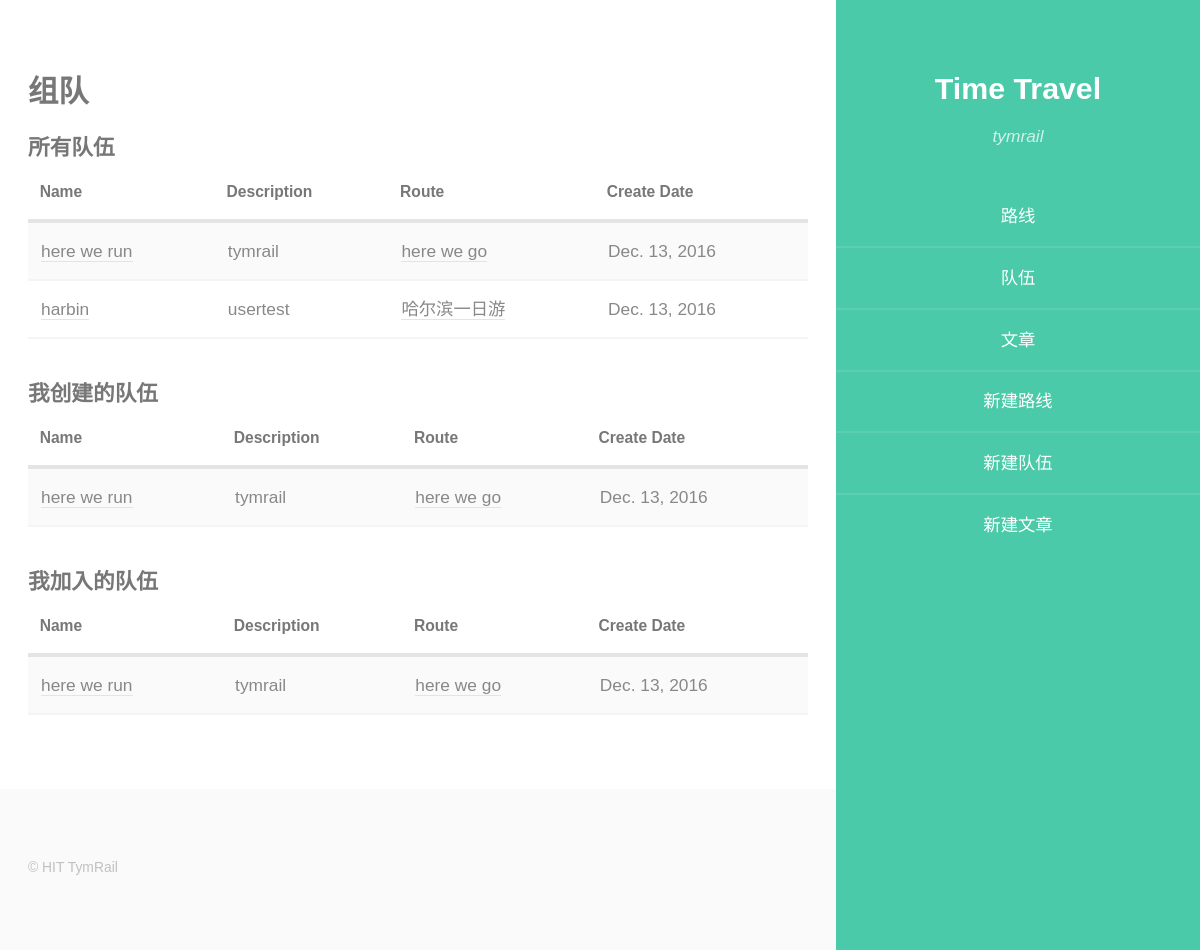
The page /show_teams/ (signed in) on the database its author committed.
### authonline/models.py (models this page shows, shortened)
class Team(models.Model):
    team_id = models.AutoField(primary_key=True)
    team_name = models.CharField(max_length=32, default='')
    team_creator = models.ForeignKey(
        User,
        related_name='team_creator',
    )
    team_member = models.ManyToManyField(
        TeamRelation,
        related_name='team_member',
    )
    team_create_time = models.DateField(auto_now_add=True)
    team_modified_time = models.DateField(auto_now=True)
    team_closed = models.BooleanField(default=False)
    team_route = models.ForeignKey(
        Route,
        related_name='team_route',
    )

class Route(models.Model):
    route_id = models.AutoField(primary_key=True)
    route_name = models.CharField(max_length=64, default='')
    route_detail = models.CharField(max_length=512)
    route_creator = models.ForeignKey(
        User,
        related_name='route_creator',
    )
    route_owner = models.ManyToManyField(
        RouteRelation,
        related_name='route_owner',
    )
    route_popular = models.IntegerField(default=0)
    route_create_time = models.DateField(auto_now_add=True)
    route_modified_time = models.DateField(auto_now=True)
    route_keywords = models.CharField(max_length=40, default='')
    def __str__(self):
        return self.route_name

### travel/views.py (the view)
# urls.py: url(r'^show_teams/$', travelviews.show_teams, name='show_teams'),
def show_teams(request):
    user = request.user if request.user.is_authenticated() else None
    all_teams = Team.objects.all().order_by('-team_modified_time')[:10]
    content = {'all_teams': all_teams}
    if user is not None:
        teams_create = Team.objects.filter(team_creator=user)
        teams_relation_member = TeamRelation.objects.filter(team_relation_member=user)
        teams_member = list()
        for team_relation in teams_relation_member:
            team_exact = Team.objects.filter(team_id__exact=team_relation.team_relation_id)
            if len(team_exact) > 0:
                teams_member.append(team_exact[0])
        content['teams_create'] = teams_create
        content['teams_member'] = teams_member
    return render(request, 'travel/show_teams.html', content)

### travel/templates/travel/show_teams.html (shortened to what this page needs)
{% extends "base/base_person.html" %}
{% load staticfiles %}
{% block content %}
<div id="main">
                <section id="five">
							<div class="container">
								<h3>组队</h3>
								<section>
									<h4>所有队伍</h4>
									<div class="table-wrapper">
										<table>
											<thead>
												<tr>
													<th>Name</th>
													<th>Description</th>
													<th>Route</th>
                                                    <th>Create Date</th>
												</tr>
											</thead>
											<tbody>
                                                {% for team in all_teams %}
												<tr>
													<td>
                                                        <a href="/team_detail/?team_id={{ team.team_id }}">
                                                            {{ team.team_name }}
                                                        </a>
                                                    </td>
													<td>
                                                        {{ team.team_creator }}
                                                    </td>
													<td>
                                                        <a href="/route_detail/?route_id={{ team.team_route_id }}">
                                                            {{ team.team_route }}
                                                        </a>
                                                    </td>
                                                    <td>{{ team.team_create_time }}</td>
												</tr>
                                                {% endfor %}
											</tbody>
										</table>
									</div>
                                    <h4>我创建的队伍</h4>
                                    <div class="table-wrapper">
										<table>
											<thead>
												<tr>
													<th>Name</th>
													<th>Description</th>
													<th>Route</th>
                                                    <th>Create Date</th>
												</tr>
											</thead>
											<tbody>
                                                {% for team in teams_create %}
												<tr>
													<td>
                                                        <a href="/team_detail/?team_id={{ team.team_id }}">
                                                            {{ team.team_name }}
                                                        </a>
                                                    </td>
													<td>
                                                        {{ team.team_creator }}
                                                    </td>
													<td>
                                                        <a href="/route_detail/?route_id={{ team.team_route_id }}">
                                                            {{ team.team_route }}
                                                        </a>
                                                    </td>
                                                    <td>{{ team.team_create_time }}</td>
												</tr>
                                                {% endfor %}
											</tbody>
										</table>
									</div>
                                    <h4>我加入的队伍</h4>
                                    <div class="table-wrapper">
										<table>
											<thead>
												<tr>
													<th>Name</th>
													<th>Description</th>
													<th>Route</th>
                                                    <th>Create Date</th>
												</tr>
											</thead>
											<tbody>
                                                {% for team in teams_member %}
												<tr>
													<td>
                                                        <a href="/team_detail/?team_id={{ team.team_id }}">
                                                            {{ team.team_name }}
                                                        </a>
                                                    </td>
													<td>
                                                        {{ team.team_creator }}
                                                    </td>
													<td>
                                                        <a href="/route_detail/?route_id={{ team.team_route_id }}">
                                                            {{ team.team_route }}
                                                        </a>
                                                    </td>
                                                    <td>{{ team.team_create_time }}</td>
												</tr>
                                                {% endfor %}
											</tbody>
										</table>
									</div>
								</section>
							</div>
						</section>
				</div>
{% endblock %}

### templates/base/base_person.html (shortened to what this page needs)
{% load staticfiles %}
{% load staticfiles %}
<!DOCTYPE HTML>
<html>
	<head>
        <link rel="stylesheet" href="{% static 'personal/css/skel.css' %}" />
        <link rel="stylesheet" href="{% static 'personal/css/style.css' %}" />
        <link rel="stylesheet" href="{% static 'personal/css/style-xlarge.css' %}" />
	</head>
	<body>
		<div id="wrapper">
				<section id="header" class="skel-layers-fixed">
					<header>
						<h1 id="logo"><a href="#">Time Travel</a></h1>
						<p>{{ user.username }}</p>
					</header>
					<nav id="nav">
						<ul>
							<li><a href="{% url 'show_routes' %}">路线</a></li>
							<li><a href="{% url 'show_teams' %}">队伍</a></li>
                            <li><a href="{% url 'view_all_blog' %}">文章</a></li>
							<li><a href="{% url 'create_route' %}">新建路线</a></li>
							<li><a href="{% url 'create_team' %}">新建队伍</a></li>
							<li><a href="{% url 'create_blog' %}">新建文章</a></li>
						</ul>
					</nav>
					<footer>
						<ul class="icons">
							<li><a href="#" class="icon fa-twitter"><span class="label">Twitter</span></a></li>
							<li><a href="#" class="icon fa-facebook"><span class="label">Facebook</span></a></li>
							<li><a href="#" class="icon fa-instagram"><span class="label">Instagram</span></a></li>
							<li><a href="#" class="icon fa-github"><span class="label">Github</span></a></li>
							<li><a href="#" class="icon fa-envelope"><span class="label">Email</span></a></li>
						</ul>
					</footer>
				</section>
				{% block content %}{% endblock %}
				<section id="footer">
					<div class="container">
						<ul class="copyright">
							<li>&copy; HIT TymRail</li>
						</ul>
					</div>
				</section>
		</div>
	</body>
</html>

### authonline/static/personal/css/skel.css (style rules this page uses)
html,body,div,span,applet,object,iframe,h1,h2,h3,h4,h5,h6,p,blockquote,pre,a,abbr,acronym,address,big,cite,code,del,dfn,em,img,ins,kbd,q,s,samp,small,strike,strong,sub,sup,tt,var,b,u,i,center,dl,dt,dd,ol,ul,li,fieldset,form,label,legend,table,caption,tbody,tfoot,thead,tr,th,td,article,aside,canvas,details,embed,figure,figcaption,footer,header,hgroup,menu,nav,output,ruby,section,summary,time,mark,audio,video { margin:0;padding:0;border:0;font-size:100%;font:inherit;vertical-align:baseline; }
article,aside,details,figcaption,figure,footer,header,hgroup,menu,nav,section { display:block; }
body { line-height:1; }
ol,ul { list-style:none; }
table { border-collapse:collapse;border-spacing:0; }
body { -webkit-text-size-adjust:none }
*, *:before, *:after { -moz-box-sizing: border-box; -webkit-box-sizing: border-box; box-sizing: border-box; }
.container { margin-left: auto; margin-right: auto; width: 45em; }

### authonline/static/personal/css/style-xlarge.css (style rules this page uses)
body, input, select, textarea { font-size: 13pt; }
#header { width: 21em; }
#header > header { padding: 2em; }
#header > footer { padding: 1.5em; }
#wrapper { padding-right: 21em; }
#main > section > .container { padding: 4em 0 2em 0; }

### rows shown on the page
Team: team_name "here we run", team_creator "tymrail", team_route "here we go", team_create_time "Dec. 13, 2016"
Team: team_name "harbin", team_creator "usertest", team_route "哈尔滨一日游", team_create_time "Dec. 13, 2016"

### other values the page prints
{{ user.username }} "tymrail"
